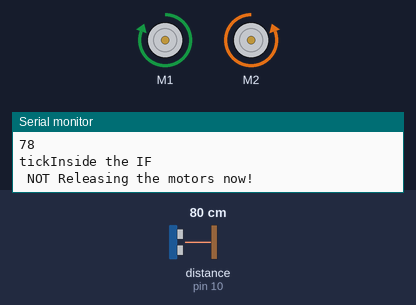
Simulated run of this sketch. Board: Arduino Uno, built with avr-gcc and run on an emulated ATmega328P. Parts: 2 × DC motor (green arrow = forward, orange = backward, longer = faster), the last lines printed to the serial monitor. Wiring (inferred from the names in the program): ultrasonic range finder: trigger pin 9; echo pin 10. The inputs (shaded band) are chosen by the test bench; at power-on: distance to the obstacle (sensor on pin 10) 80 cm. The echo pulse lasts 58.3 µs per cm.

Above: at 1.2 s.
1.3 s: distance to the obstacle (sensor on pin 10) set to 2 cm
At 2.4 s:
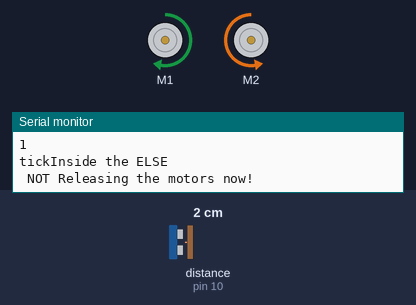
2.8 s: distance to the obstacle (sensor on pin 10) set to 18 cm
At 3.2 s:
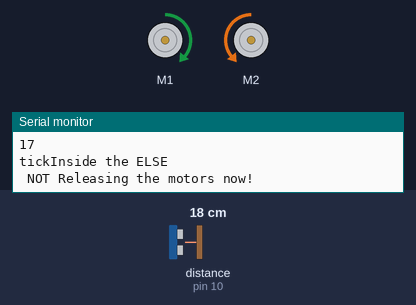
4.3 s: distance to the obstacle (sensor on pin 10) set to 4 cm
At 5.3 s:
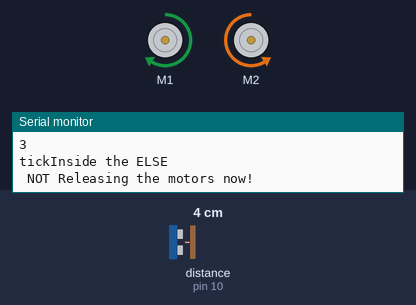
5.8 s: distance to the obstacle (sensor on pin 10) set to 9 cm
At 7.0 s:
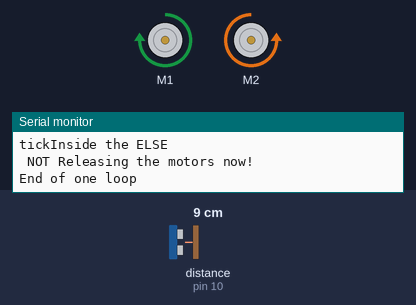
7.3 s: distance to the obstacle (sensor on pin 10) set to 120 cm
At 7.9 s:
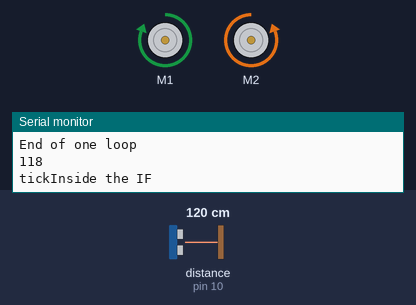
8.8 s: distance to the obstacle (sensor on pin 10) set to 27 cm
At 9.9 s:
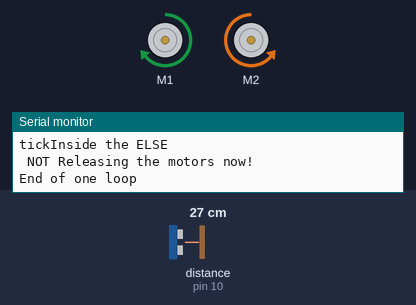
Timing chart, 0 to 11.3 s (numbered marks = the images above; inputs shaded):
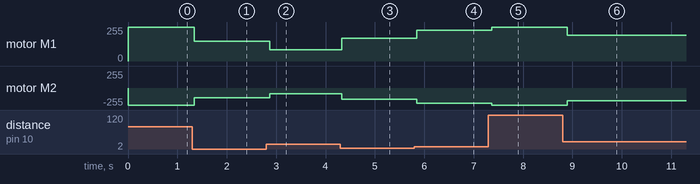

Measured:
- after the input at 1.3 s, motor M1: forward 255/255 → forward 148/255 after 0.05 s; motor M2: backward 255/255 → backward 148/255 after 0.05 s
- after the input at 2.8 s, motor M1: forward 148/255 → forward 84/255 after 0.07 s; motor M2: backward 148/255 → backward 84/255 after 0.07 s
- after the input at 4.3 s, motor M1: forward 84/255 → forward 172/255 at once; motor M2: backward 84/255 → backward 172/255 at once
- after the input at 5.8 s, motor M1: forward 172/255 → forward 232/255 after 0.05 s; motor M2: backward 172/255 → backward 232/255 after 0.05 s
- after the input at 7.3 s, motor M1: forward 232/255 → forward 255/255 after 0.07 s; motor M2: backward 232/255 → backward 255/255 after 0.07 s
- after the input at 8.8 s, motor M1: forward 255/255 → forward 192/255 after 0.09 s; motor M2: backward 255/255 → backward 192/255 after 0.09 s

The sketch:

testrun.ino
```cpp
#include <Wire.h>
#include <Adafruit_MotorShield.h>

Adafruit_MotorShield AFMS = Adafruit_MotorShield();


Adafruit_DCMotor *myMotor = AFMS.getMotor(1);
Adafruit_DCMotor *myMotor1 = AFMS.getMotor(2);

const int trigPin = 9; // Trigger Pin of Ultrasonic Sensor
const int echoPin = 10; // Echo Pin of Ultrasonic Sensor
long duration = 0;
long distance = 0;
float motor_speed = 0;
int distance_limit = 30;
int distance_no_speed = 10;

void setup() {
  Serial.begin(9600);
  Serial.println("Adafruit Motorshield v2 - DC Motor test!");

  AFMS.begin();  // create with the default frequency 1.6KHz

  myMotor->run(RELEASE);

  pinMode(trigPin, OUTPUT); // Sets the trigPin as an Output
  pinMode(echoPin, INPUT);
}

void loop() {
  uint8_t i;

  distance = get_distance();


  Serial.println(distance);

  Serial.print("tick");

  if(distance > distance_limit){
    Serial.println("Inside the IF");
    motor_speed = 255;
    myMotor->setSpeed(motor_speed);
    myMotor1->setSpeed(motor_speed);
    myMotor->run(FORWARD);
    myMotor1->run(BACKWARD);
    delay(10);
  }

  else{
    Serial.println("Inside the ELSE");
    motor_speed = (distance - distance_no_speed)*(255/(distance_limit - distance_no_speed));
    myMotor->setSpeed(motor_speed);
    myMotor1->setSpeed(motor_speed);
    myMotor->run(FORWARD);
    myMotor1->run(BACKWARD);
    delay(10);
  }

  Serial.println(" NOT Releasing the motors now!");
  //myMotor->run(RELEASE);
  //myMotor1->run(RELEASE);

  //delay(5000);

  Serial.println("End of one loop \n\n\n");


}
```

distance.ino
```cpp
long get_distance(){
  digitalWrite(trigPin, LOW);
  delayMicroseconds(2);
  digitalWrite(trigPin, HIGH);
  delayMicroseconds(10);
  digitalWrite(trigPin, LOW);
  duration = pulseIn(echoPin, HIGH);
  distance= duration*0.034/2;

  return distance;
}
```
